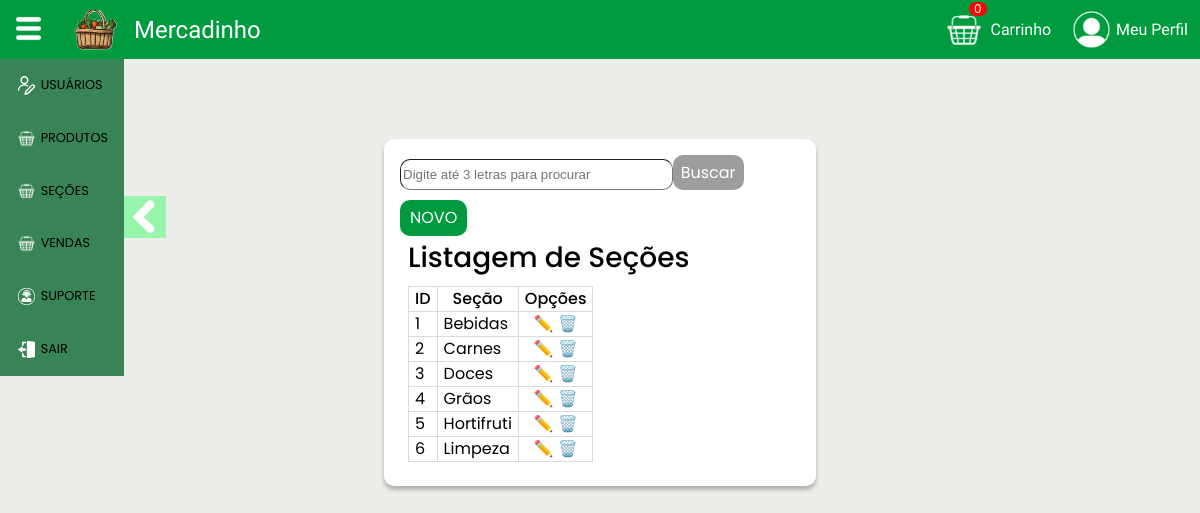
/adm_secoes.php (signed in), run on the app's committed database.
### tables this page shows
CREATE TABLE `secoes` (
  `idSecao` int(11) NOT NULL,
  `nomeSecao` varchar(30) NOT NULL
);

### adm_secoes.php (the view, shortened to what this page needs)
<?php
    include("./template/topo.php");
    include("./template/menu_perfil_adm.php");
    include("./connection/connection.php");
    $sql = "SELECT * FROM secoes";
    $rs = $con->query($sql);
?>
<div class="tabela">
    <div class="card card-tabela">
        <div class="tabela_pesquisa">
            <div>
                <form method="GET" action="adm_secoes.php" class="tabela_input">
                    <input type="text" class="tabela_campo" name="localizar" placeholder="Digite até 3 letras para procurar">
                    <input type="submit" class="botao botao-cinza botao-medio" value="Buscar"/>
                </form>
            </div>
            <a href="adm_secoes_cadastrar.php" class="botao botao-verde botao-medio">NOVO</a>
        </div>
        <div class="tabela_conteudo">
            <h2 class="titulo2">Listagem de Seções</h2>
            <table border="1">
                <thead class="tabela_cabecalho">
                    <tr class="tabela_linha">
                        <th>ID</th>
                        <th>Seção</th>
                        <th>Opções</th>
                    </tr>
                </thead>
                <tbody>
                    <?php
                        while($linha = $rs->fetch_assoc()){
                            echo"<tr class='tabela_linha'>
                                    <td>" . $linha["idSecao"] . "</td>
                                    <td>". $linha["nomeSecao"] ."</td>
                                    <td>
                                        <a href='adm_secoes_alterar.php?id=" . $linha["idSecao"] . "' ' class='tabela_link''>✏️</a>
                                        <a href='adm_secoes_deletar.php?id=" . $linha["idSecao"] . "' class='tabela_link''>🗑️</a>
                                    </td>
                                </tr>";
                        }
                    ?>
                </tbody>
            </table>
        </div>
    </div>
</div>

### template/topo.php (shortened to what this page needs)
<!DOCTYPE html>
<html lang="pt-br">
<head>
    <link rel="stylesheet" href="./assets/css/reset.css">
    <link rel="stylesheet" href="https://cdn.jsdelivr.net/npm/swiper@11/swiper-bundle.min.css"/>
    <link rel="stylesheet" href="./assets/css/style.css">
</head>
<body>
    <header class="cabecalho">
        <nav class="cabecalho__menu">
            <label for="menu" class="menu_hamburguer_label">
                <span class="cabecalho__menu-hamburguer cabecalho__imagem" ></span>
            </label>
            <a href="index.php" class="cabecalho__atalhos-link"><img src="assets/img/logo.svg" alt="Logo Mercadinho"></a>
            <h1 class="cabecalho__titulo">Mercadinho</h1>
        </nav>
        <nav class="cabecalho__atalhos">
            <div class="cabecalho_carrinho">
                <a href="carrinho.php" class="cabecalho__atalhos-link"><img src="assets/img/cesta.svg" alt="Minha Cesta" class="cabecalho__atalhos_imagem"><h2 class="cabecalho__atalhos-titulo">Carrinho</h2></a>
                <span id="carrinho_itens" class="cabecalho_carrinho_itens">0</span>
            </div>
            <a href="login_meuperfil.php" class="cabecalho__atalhos-link"><img src="assets/img/perfil.svg" alt="Meu Perfil" class="cabecalho__atalhos_imagem"><h2 class="cabecalho__atalhos-titulo">Meu Perfil</h2></a>
        </nav>
    </header>

### template/menu_perfil_adm.php (shortened to what this page needs)
<main class="conteudo-perfil">
    <nav class="menu_perfil">
    <nav class="menu_perfil">
        <label for="menu-nav" class="menu_label">
            <span class="menu_seta"></span>
        </label>
        <ul class="menu_perfil-lista">
            <li class="menu_perfil-lista-item">
                <img src="assets/img/alterarcadastro.svg" alt="Alterar Cadastro" class="menu_perfil-lista-img">
                <a href="./adm_usuarios.php" class="menu_link">Usuários</a>
            </li>
            <li class="menu_perfil-lista-item">
                <img src="assets/img/cesta.svg" alt="Produtos" class="menu_perfil-lista-img">
                <a href="./adm_produtos.php" class="menu_link">Produtos</a>
            </li>
            <li class="menu_perfil-lista-item">
                <img src="assets/img/cesta.svg" alt="Secoes" class="menu_perfil-lista-img">
                <a href="./adm_secoes.php" class="menu_link">Seções</a>
            </li>
            <li class="menu_perfil-lista-item">
                <img src="assets/img/cesta.svg" alt="Vendas" class="menu_perfil-lista-img">
                <a href="adm_vendas.php" class="menu_link">Vendas</a>
            </li>
            <li class="menu_perfil-lista-item">
                <img src="assets/img/suporte.svg" alt="Suporte" class="menu_perfil-lista-img">
                <a href="suporte.php" class="menu_link">Suporte</a>
            </li>
            <li class="menu_perfil-lista-item">
                <img src="assets/img/sair_branco.svg" alt="Sair" class="menu_perfil-lista-img">
                <a href="./auth/login_adm_sair.php" class="menu_link">Sair</a>
            </li>
        </ul>
    </nav>
</main>

### assets/css/style.css (style rules this page uses)
:root { --cor-fundo: #EDEEE9; --cor-fundo-card: #FFFFFF; --cor-fundo-lista: #D6F7DD; --cor-fundo-menu: #398457; --cor-principal: #009B3E; --cor-fonte-principal: #000000; --cor-fonte-secundaria: #FFFFFF; --cor-fonte-terciaria: #009B3E; --cor-botao-principal: #009B3E; --cor-botao-secundario: #9D9D9D; --cor-quantidade-carrinho: #FF0202; --fonte-principal: "Jua"; --fonte-secundaria: "Poppins"; }
body { box-sizing: border-box; background-color: var(--cor-fundo); font-family: var(--fonte-principal); font-size: 1em; }
.titulo2 { font-family: var(--fonte-secundaria); margin-bottom: 0.5em; font-size: 1.3em; font-weight: 500; }
@media screen and (min-width: 1024px) { .titulo2 { font-family: var(--fonte-secundaria); margin-bottom: 0.5em; font-size: 1.75em; font-weight: 500; } }

### assets/css/header.css (style rules this page uses)
.cabecalho { background-color: var(--cor-principal); display: flex; justify-content: space-between; align-items: center; position: relative; }
.cabecalho__imagem { padding: 1em; }
.cabecalho__atalhos-titulo { display: none; }
.cabecalho__titulo { display: none; }
.menu_hamburguer_label { cursor: pointer; }
.cabecalho__menu-hamburguer { width: 24px; height: 24px; background-image: url("../img/menuVerde.svg"); background-repeat: no-repeat; background-position: center; display: inline-block; }
.cabecalho__menu, .cabecalho__atalhos { display: flex; align-items: center; }
@media screen and (min-width: 1024px) { .cabecalho__titulo { color: var(--cor-fonte-secundaria); font-size: 24px; display: block; } }
@media screen and (min-width: 1024px) { .cabecalho__atalhos-link { display: flex; flex-direction: row; align-items: center; padding: 0.5em; text-decoration: none; color: var(--cor-fonte-secundaria); } }
@media screen and (min-width: 1024px) { .cabecalho__atalhos-titulo { display: block; padding: 0.25em; } }

### assets/css/tabela.css (style rules this page uses)
table { border-collapse: collapse; border-spacing: 0; font-family: var(--fonte-secundaria); }
th, td { border: 1px solid rgb(218, 218, 218); padding: 4px 4px; font-size: 0.65em; }
th { vertical-align: bottom; font-weight: 500; }
tbody > tr > td:last-of-type { text-align: center; }
.tabela { display: flex; align-items: center; justify-content: space-around; position: relative; z-index: 0; margin-top: 4em; margin-bottom: auto; }
.tabela_pesquisa { display: flex; align-items: flex-start; flex-direction: column; gap: 10px; width: auto; max-width: 20em; }
.tabela_input { display: flex; flex-direction: row; justify-content: space-between; font-family: var(--fonte-secundaria); width: auto; }
.tabela_campo { margin-top: 0.3em; width: 10em; height: 2em; border-radius: 10px; border-width: 0.1em; }
.tabela_conteudo { margin: 0.5em; width: 100%; overflow-x: auto; }
.tabela_linha { padding: 0.3em; width: auto; }
.tabela_link { text-decoration: none; }
@media screen and (min-width: 1024px) { th, td { padding: 4px 6px; font-size: 1em; } }
@media screen and (min-width: 1024px) { .tabela_pesquisa { display: flex; align-items: flex-start; flex-direction: column; gap: 10px; max-width: 35em; } }
@media screen and (min-width: 1024px) { .tabela_campo { width: 20em; height: 2em; border-radius: 10px; border-width: 0.1em; } }
@media screen and (min-width: 1024px) { .tabela_conteudo { margin: 0.5em; } }
@media screen and (min-width: 1024px) { .tabela_linha { padding: 0.3em; width: auto; } }

### assets/css/botao.css (style rules this page uses)
.botao { border-radius: 10px; text-decoration: none; text-align: center; }
.botao-verde { font-size: 1.5em; padding: 0.5em; color: var(--cor-fonte-secundaria); background-color: var(--cor-botao-principal); border: solid 2px var(--cor-botao-principal); }
.botao-cinza { font-size: 1.5em; color: var(--cor-fonte-secundaria); background-color: var(--cor-botao-secundario); border: solid 2px var(--cor-botao-secundario); }
.botao-medio { font-size: 1em; font-family: var(--fonte-secundaria); }

### assets/css/card.css (style rules this page uses)
.card { height: auto; display: flex; flex-direction: column; background-color: var(--cor-fundo-card); box-shadow: 0px 4px 4px rgba(0, 0, 0, 0.25); border-radius: 10px; padding: 0.7em; }
.card-tabela { min-width: 10em; width: auto; align-items: flex-start; margin: 1em 1em 6em 1em; }
@media screen and (min-width: 1024px) { .card { padding: 1em; } }
@media screen and (min-width: 1024px) { .card-tabela { min-width: 25em; width: auto; align-items: flex-start; margin: 1em 1em 6em 1em; } }

### assets/css/form.css (style rules this page uses)
form { display: flex; flex-direction: column; }

### assets/css/perfil.css (style rules this page uses)
.conteudo-perfil { position: absolute; z-index: 1; width: 10em; }

### data on the page
secoes: idSecao "1", nomeSecao "Bebidas"
secoes: idSecao "2", nomeSecao "Carnes"
secoes: idSecao "3", nomeSecao "Doces"
secoes: idSecao "4", nomeSecao "Grãos"
secoes: idSecao "5", nomeSecao "Hortifruti"
secoes: idSecao "6", nomeSecao "Limpeza"
